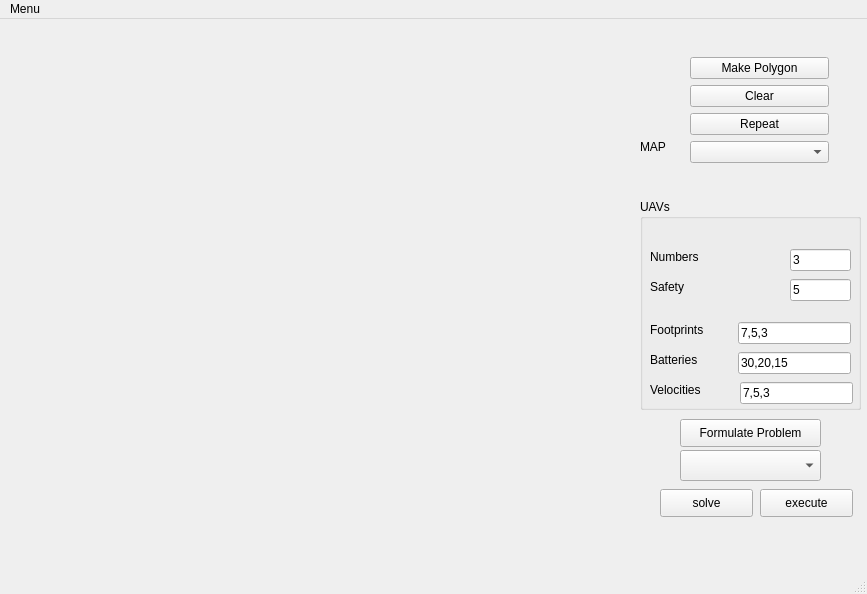
<?xml version="1.0" encoding="UTF-8"?>
<ui version="4.0">
 <class>MainWindow</class>
 <widget class="QMainWindow" name="MainWindow">
  <property name="geometry">
   <rect>
    <x>0</x>
    <y>0</y>
    <width>867</width>
    <height>594</height>
   </rect>
  </property>
  <property name="windowTitle">
   <string>MainWindow</string>
  </property>
  <property name="styleSheet">
   <string notr="true"/>
  </property>
  <widget class="QWidget" name="centralwidget">
   <widget class="QWidget" name="map" native="true">
    <property name="geometry">
     <rect>
      <x>40</x>
      <y>40</y>
      <width>581</width>
      <height>441</height>
     </rect>
    </property>
    <property name="styleSheet">
     <string notr="true"/>
    </property>
    <widget class="QCustomPlot" name="widget" native="true">
     <property name="geometry">
      <rect>
       <x>0</x>
       <y>0</y>
       <width>581</width>
       <height>441</height>
      </rect>
     </property>
     <property name="styleSheet">
      <string notr="true"/>
     </property>
    </widget>
   </widget>
   <widget class="QLabel" name="label">
    <property name="geometry">
     <rect>
      <x>640</x>
      <y>120</y>
      <width>41</width>
      <height>16</height>
     </rect>
    </property>
    <property name="text">
     <string>MAP</string>
    </property>
   </widget>
   <widget class="QGroupBox" name="UAVs">
    <property name="geometry">
     <rect>
      <x>640</x>
      <y>180</y>
      <width>221</width>
      <height>211</height>
     </rect>
    </property>
    <property name="title">
     <string>UAVs</string>
    </property>
    <widget class="QLineEdit" name="uav_numbers">
     <property name="geometry">
      <rect>
       <x>150</x>
       <y>50</y>
       <width>61</width>
       <height>22</height>
      </rect>
     </property>
     <property name="text">
      <string>3</string>
     </property>
    </widget>
    <widget class="QLineEdit" name="sensor_footprints">
     <property name="geometry">
      <rect>
       <x>98</x>
       <y>123</y>
       <width>113</width>
       <height>22</height>
      </rect>
     </property>
     <property name="text">
      <string>7,5,3</string>
     </property>
    </widget>
    <widget class="QLineEdit" name="batteries">
     <property name="geometry">
      <rect>
       <x>98</x>
       <y>153</y>
       <width>113</width>
       <height>22</height>
      </rect>
     </property>
     <property name="text">
      <string>30,20,15</string>
     </property>
    </widget>
    <widget class="QLabel" name="label_2">
     <property name="geometry">
      <rect>
       <x>10</x>
       <y>50</y>
       <width>61</width>
       <height>16</height>
      </rect>
     </property>
     <property name="text">
      <string>Numbers</string>
     </property>
    </widget>
    <widget class="QLabel" name="label_3">
     <property name="geometry">
      <rect>
       <x>10</x>
       <y>123</y>
       <width>61</width>
       <height>16</height>
      </rect>
     </property>
     <property name="text">
      <string>Footprints</string>
     </property>
    </widget>
    <widget class="QLabel" name="label_4">
     <property name="geometry">
      <rect>
       <x>10</x>
       <y>153</y>
       <width>61</width>
       <height>16</height>
      </rect>
     </property>
     <property name="text">
      <string>Batteries</string>
     </property>
    </widget>
    <widget class="QLineEdit" name="velocities">
     <property name="geometry">
      <rect>
       <x>100</x>
       <y>183</y>
       <width>113</width>
       <height>22</height>
      </rect>
     </property>
     <property name="text">
      <string>7,5,3</string>
     </property>
    </widget>
    <widget class="QLabel" name="label_5">
     <property name="geometry">
      <rect>
       <x>10</x>
       <y>183</y>
       <width>61</width>
       <height>16</height>
      </rect>
     </property>
     <property name="text">
      <string>Velocities</string>
     </property>
    </widget>
    <widget class="QLabel" name="label_6">
     <property name="geometry">
      <rect>
       <x>10</x>
       <y>80</y>
       <width>61</width>
       <height>16</height>
      </rect>
     </property>
     <property name="text">
      <string>Safety</string>
     </property>
    </widget>
    <widget class="QLineEdit" name="safety">
     <property name="geometry">
      <rect>
       <x>150</x>
       <y>80</y>
       <width>61</width>
       <height>22</height>
      </rect>
     </property>
     <property name="text">
      <string>5</string>
     </property>
    </widget>
   </widget>
   <widget class="QPushButton" name="pushButton">
    <property name="geometry">
     <rect>
      <x>680</x>
      <y>400</y>
      <width>141</width>
      <height>28</height>
     </rect>
    </property>
    <property name="text">
     <string>Formulate Problem</string>
    </property>
   </widget>
   <widget class="QWidget" name="layoutWidget">
    <property name="geometry">
     <rect>
      <x>690</x>
      <y>30</y>
      <width>139</width>
      <height>122</height>
     </rect>
    </property>
    <layout class="QVBoxLayout" name="verticalLayout_2">
     <item>
      <layout class="QVBoxLayout" name="verticalLayout">
       <item>
        <widget class="QPushButton" name="makeButton">
         <property name="text">
          <string>Make Polygon</string>
         </property>
        </widget>
       </item>
       <item>
        <widget class="QPushButton" name="clearButton">
         <property name="text">
          <string>Clear</string>
         </property>
        </widget>
       </item>
       <item>
        <widget class="QPushButton" name="repeatButton">
         <property name="text">
          <string>Repeat</string>
         </property>
        </widget>
       </item>
       <item>
        <widget class="QComboBox" name="comboBox"/>
       </item>
      </layout>
     </item>
    </layout>
   </widget>
   <widget class="QPushButton" name="solveButton">
    <property name="geometry">
     <rect>
      <x>660</x>
      <y>470</y>
      <width>93</width>
      <height>28</height>
     </rect>
    </property>
    <property name="text">
     <string>solve</string>
    </property>
   </widget>
   <widget class="QComboBox" name="comboPlanner">
    <property name="geometry">
     <rect>
      <x>680</x>
      <y>431</y>
      <width>141</width>
      <height>31</height>
     </rect>
    </property>
   </widget>
   <widget class="QPushButton" name="executeButton">
    <property name="geometry">
     <rect>
      <x>760</x>
      <y>470</y>
      <width>93</width>
      <height>28</height>
     </rect>
    </property>
    <property name="text">
     <string>execute</string>
    </property>
   </widget>
  </widget>
  <widget class="QMenuBar" name="menubar">
   <property name="geometry">
    <rect>
     <x>0</x>
     <y>0</y>
     <width>867</width>
     <height>22</height>
    </rect>
   </property>
   <widget class="QMenu" name="menuMenu">
    <property name="title">
     <string>Menu</string>
    </property>
    <addaction name="actionImage_dir"/>
   </widget>
   <addaction name="menuMenu"/>
  </widget>
  <widget class="QStatusBar" name="statusbar"/>
  <action name="actionImage_dir">
   <property name="text">
    <string>Image dir</string>
   </property>
  </action>
 </widget>
 <customwidgets>
  <customwidget>
   <class>QCustomPlot</class>
   <extends>QWidget</extends>
   <header>qcustomplot.h</header>
   <container>1</container>
  </customwidget>
 </customwidgets>
 <resources/>
 <connections/>
</ui>
